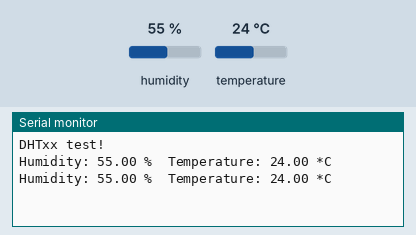
Recording of a sketch running on a simulated Arduino Uno, built with avr-gcc and run on an emulated ATmega328P. Parts: the last lines printed to the serial monitor. The test bench sets the inputs (shaded band); at power-on: humidity 55 %, temperature 24 °C.

Above: at 4.8 s.
4.9 s: humidity set to 22 %
At 7.3 s:
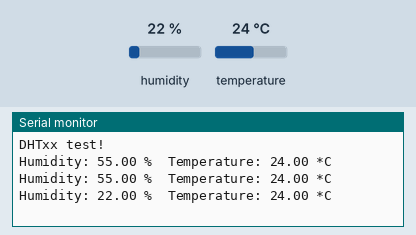
7.9 s: temperature set to 12 °C
At 8.5 s:
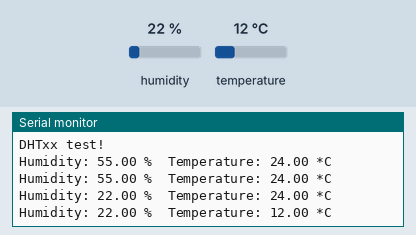
10.9 s: humidity set to 40 %
At 13.3 s:
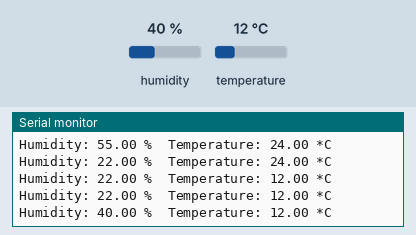
Timing chart, 0 to 14.8 s (numbered marks = the images above; inputs shaded):
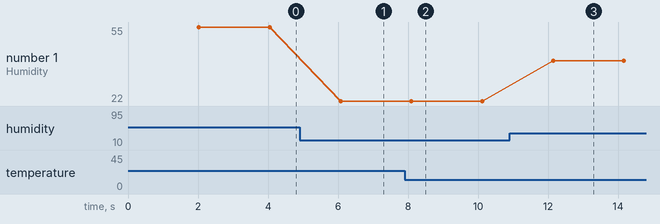

The sketch:

DHT11-Proba.ino
```cpp
#include "DHT.h"

// Uncomment whatever type you're using!
#define DHTTYPE DHT11   // DHT 11
//#define DHTTYPE DHT22   // DHT 22  (AM2302), AM2321
//#define DHTTYPE DHT21   // DHT 21 (AM2301)

// Connect pin 1 (on the left) of the sensor to +5V
// NOTE: If using a board with 3.3V logic like an Arduino Due connect pin 1
// to 3.3V instead of 5V!
// Connect pin 2 of the sensor to whatever your DHTPIN is
// Connect pin 4 (on the right) of the sensor to GROUND
// Connect a 10K resistor from pin 2 (data) to pin 1 (power) of the sensor

const int DHTPin = 5;     // what digital pin we're connected to

DHT dht(DHTPin, DHTTYPE);

void setup() {
   Serial.begin(9600);
   Serial.println("DHTxx test!");

   dht.begin();
}

void loop() {
   // Wait a few seconds between measurements.
   delay(2000);

   // Reading temperature or humidity takes about 250 milliseconds!
   float h = dht.readHumidity();
   float t = dht.readTemperature();

   if (isnan(h) || isnan(t)) {
      Serial.println("Failed to read from DHT sensor!");
      return;
   }


   Serial.print("Humidity: ");
   Serial.print(h);
   Serial.print(" %\t");
   Serial.print("Temperature: ");
   Serial.print(t);
   Serial.println(" *C ");

}
```

Measured:
- after the input at 4.9 s, the serial monitor: prints a new line after 1.2 s (image 1)
- after the input at 7.9 s, the serial monitor: prints a new line after 0.20 s (image 2)
- after the input at 10.9 s, the serial monitor: prints a new line after 1.2 s (image 3)
- plotted number 1: 55 → 22 after the input at 4.9 s, 22 → 40 after the input at 10.9 s
